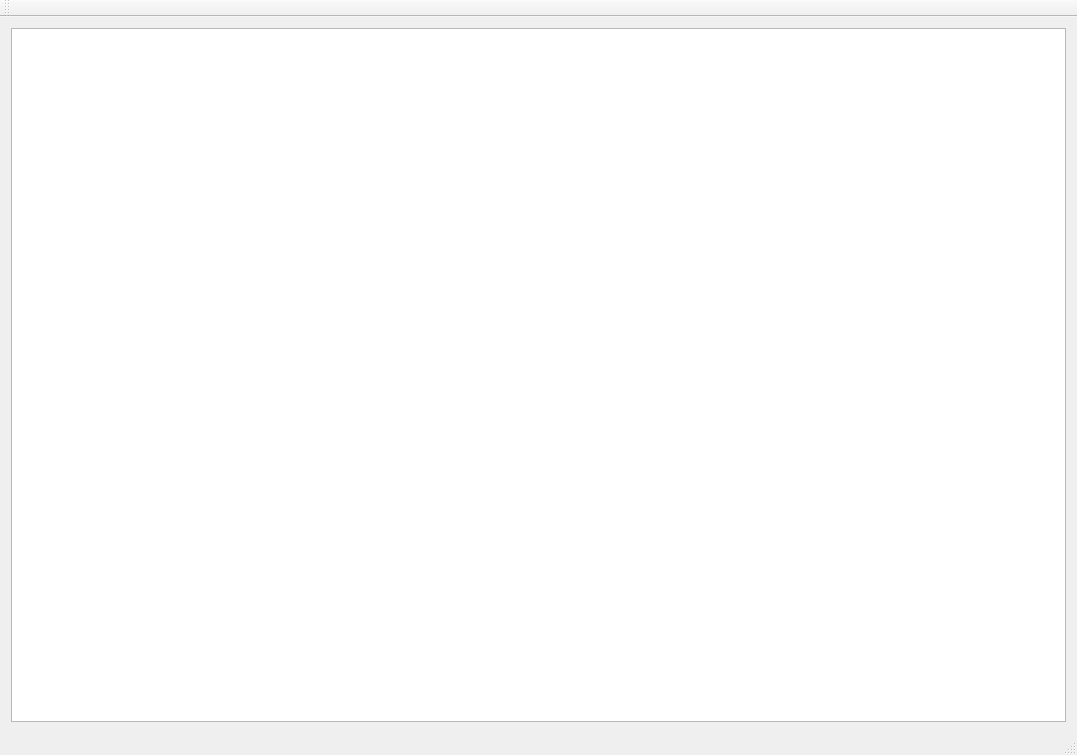
<?xml version="1.0" encoding="UTF-8"?>
<ui version="4.0">
 <class>MainWindow</class>
 <widget class="QMainWindow" name="MainWindow">
  <property name="geometry">
   <rect>
    <x>0</x>
    <y>0</y>
    <width>1077</width>
    <height>755</height>
   </rect>
  </property>
  <property name="windowTitle">
   <string>MainWindow</string>
  </property>
  <widget class="QWidget" name="centralWidget">
   <layout class="QHBoxLayout" name="horizontalLayout">
    <item>
     <widget class="QTextBrowser" name="textBrowser"/>
    </item>
   </layout>
  </widget>
  <widget class="QMenuBar" name="menuBar">
   <property name="geometry">
    <rect>
     <x>0</x>
     <y>0</y>
     <width>1077</width>
     <height>23</height>
    </rect>
   </property>
  </widget>
  <widget class="QToolBar" name="mainToolBar">
   <attribute name="toolBarArea">
    <enum>TopToolBarArea</enum>
   </attribute>
   <attribute name="toolBarBreak">
    <bool>false</bool>
   </attribute>
  </widget>
  <widget class="QStatusBar" name="statusBar"/>
 </widget>
 <layoutdefault spacing="6" margin="11"/>
 <resources/>
 <connections/>
</ui>
